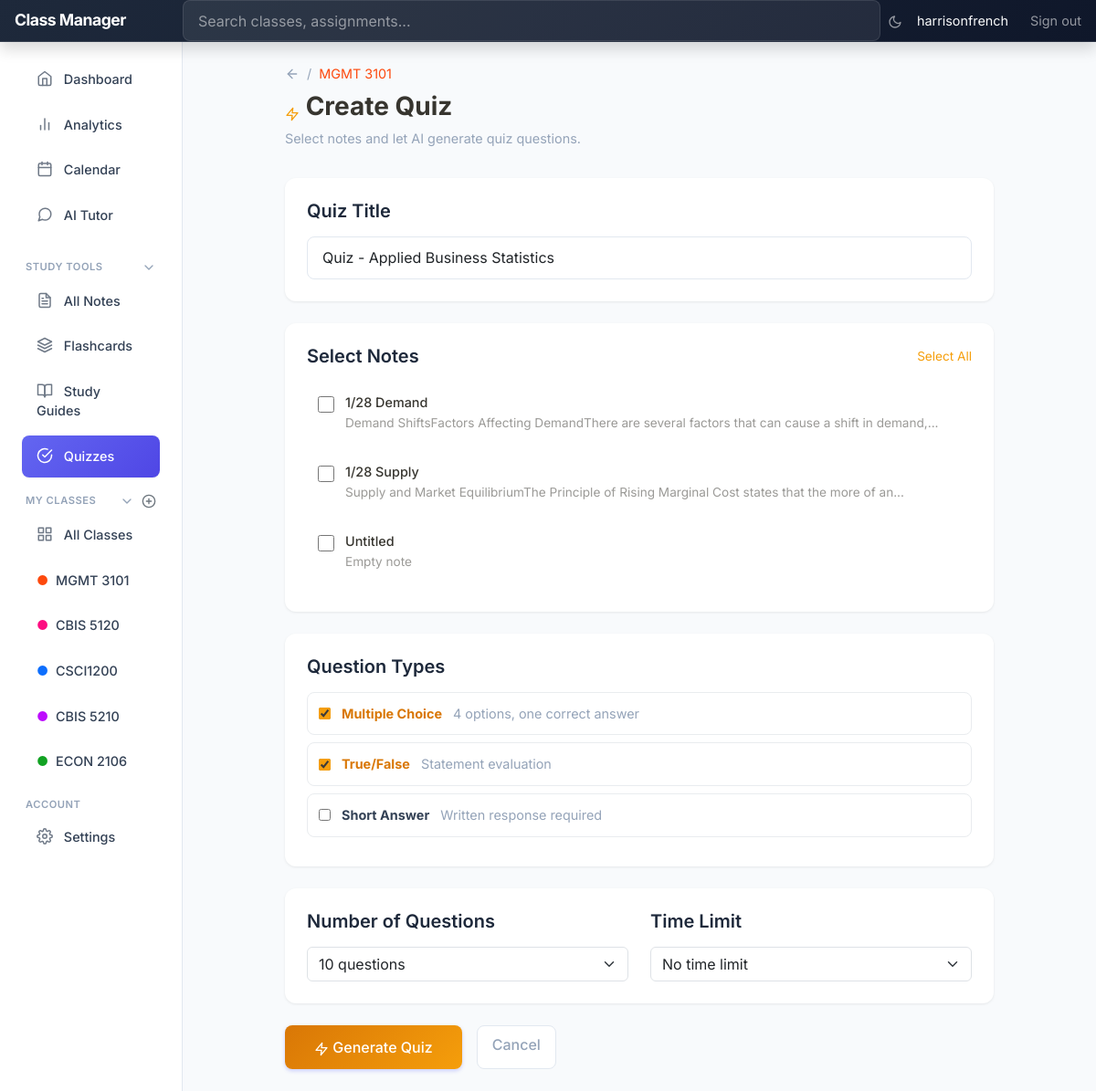
The app's page /quizzes/generate/5 (signed in) with its own data.
### tables this page shows
CREATE TABLE users (
            id INTEGER PRIMARY KEY AUTOINCREMENT,
            email TEXT UNIQUE NOT NULL,
            username TEXT UNIQUE NOT NULL,
            password_hash TEXT NOT NULL,
            created_at TIMESTAMP DEFAULT CURRENT_TIMESTAMP,
            updated_at TIMESTAMP DEFAULT CURRENT_TIMESTAMP
        );

CREATE TABLE classes (
            id INTEGER PRIMARY KEY AUTOINCREMENT,
            name TEXT NOT NULL,
            code TEXT,
            instructor TEXT,
            semester TEXT,
            color TEXT DEFAULT '#0d6efd',
            description TEXT,
            created_at TIMESTAMP DEFAULT CURRENT_TIMESTAMP,
            updated_at TIMESTAMP DEFAULT CURRENT_TIMESTAMP
        , syllabus_filename TEXT, user_id INTEGER REFERENCES users(id));

CREATE TABLE notes (
            id INTEGER PRIMARY KEY AUTOINCREMENT,
            class_id INTEGER NOT NULL,
            title TEXT NOT NULL DEFAULT 'Untitled',
            content TEXT DEFAULT '',
            is_pinned INTEGER DEFAULT 0,
            created_at TIMESTAMP DEFAULT CURRENT_TIMESTAMP,
            updated_at TIMESTAMP DEFAULT CURRENT_TIMESTAMP,
            FOREIGN KEY (class_id) REFERENCES classes (id) ON DELETE CASCADE
        );

### app/blueprints/quizzes.py (the view, shortened to what this page needs)
@quizzes.route('/generate/<int:class_id>', methods=['GET', 'POST'])
@login_required
def generate_quiz_page(class_id):
    db = get_db()
    cursor = db.execute(
        'SELECT * FROM classes WHERE id = ? AND user_id = ?',
        (class_id, session['user_id'])
    )
    class_data = cursor.fetchone()
    if not class_data:
        flash('Class not found.', 'error')
        return redirect(url_for('quizzes.list_quizzes'))
    cursor = db.execute('''
        SELECT * FROM notes WHERE class_id = ? ORDER BY updated_at DESC
    ''', (class_id,))
    notes = cursor.fetchall()
    return render_template('quizzes/generate.html', class_data=class_data, notes=notes)

### app/templates/quizzes/generate.html (shortened to what this page needs)
{% extends "dashboard_base.html" %}
{% block content %}
<div class="container-fluid py-4 generate-container">
    <div class="page-header">
        <div class="d-flex align-items-center gap-2 mb-2">
            <a href="{{ url_for('quizzes.list_quizzes') }}" class="text-decoration-none text-muted">
                <span data-feather="arrow-left"></span>
            </a>
            <span class="text-muted">/</span>
            <span style="color: {{ class_data.color }};">{{ class_data.code or class_data.name }}</span>
        </div>
        <h1>
            <span data-feather="zap" style="color: #f59e0b;"></span>
            Create Quiz
        </h1>
        <p class="text-muted">Select notes and let AI generate quiz questions.</p>
    </div>
    {% if notes %}
    <form method="POST" id="generateForm">
        <div class="options-section">
            <h5 class="mb-3">Quiz Title</h5>
            <input type="text" class="form-control" name="title" value="Quiz - {{ class_data.name }}" placeholder="Enter a title for your quiz">
        </div>
        <div class="note-selector">
            <div class="d-flex justify-content-between align-items-center mb-3">
                <h5 class="mb-0">Select Notes</h5>
                <span class="select-all-btn" onclick="toggleSelectAll()">Select All</span>
            </div>
            {% for note in notes %}
            <label class="note-item">
                <input type="checkbox" name="notes" value="{{ note.id }}">
                <div class="note-info">
                    <div class="note-title">{{ note.title or 'Untitled' }}</div>
                    <div class="note-preview">
                        {{ note.content|striptags|truncate(100) if note.content else 'Empty note' }}
                    </div>
                </div>
            </label>
            {% endfor %}
        </div>
        <div class="options-section">
            <h5 class="mb-3">Question Types</h5>
            <label class="question-type-option">
                <input type="checkbox" name="question_types" value="multiple_choice" checked>
                <div class="type-info">
                    <strong>Multiple Choice</strong>
                    <span class="text-muted ms-2">4 options, one correct answer</span>
                </div>
            </label>
            <label class="question-type-option">
                <input type="checkbox" name="question_types" value="true_false" checked>
                <div class="type-info">
                    <strong>True/False</strong>
                    <span class="text-muted ms-2">Statement evaluation</span>
                </div>
            </label>
            <label class="question-type-option">
                <input type="checkbox" name="question_types" value="short_answer">
                <div class="type-info">
                    <strong>Short Answer</strong>
                    <span class="text-muted ms-2">Written response required</span>
                </div>
            </label>
        </div>
        <div class="options-section">
            <div class="row">
                <div class="col-md-6 mb-3 mb-md-0">
                    <h5 class="mb-3">Number of Questions</h5>
                    <select class="form-select" name="num_questions">
                        <option value="10" selected>10 questions</option>
                    </select>
                </div>
                <div class="col-md-6">
                    <h5 class="mb-3">Time Limit</h5>
                    <select class="form-select" name="time_limit">
                        <option value="0">No time limit</option>
                    </select>
                </div>
            </div>
        </div>
        <div class="d-flex gap-3">
            <button type="submit" class="btn btn-primary generate-btn" id="generateBtn">
                <span data-feather="zap"></span>
                Generate Quiz
            </button>
            <a href="{{ url_for('quizzes.list_quizzes') }}" class="btn btn-outline-secondary">
                Cancel
            </a>
        </div>
    </form>
    {% endif %}
</div>
{% endblock %}

### app/templates/dashboard_base.html (shortened to what this page needs)
<!DOCTYPE html>
<html lang="en">
<head>
    <link href="https://cdn.jsdelivr.net/npm/bootstrap@5.3.0/dist/css/bootstrap.min.css" rel="stylesheet">
    <link href="{{ url_for('static', filename='css/dashboard.css') }}" rel="stylesheet">
</head>
<body>
    <header class="navbar navbar-dark sticky-top bg-dark flex-md-nowrap p-0 shadow">
        <a class="navbar-brand col-md-3 col-lg-2 me-0 px-3" href="{{ url_for('dashboard') }}">Class Manager</a>
        <form class="w-100" action="{{ url_for('search') }}" method="GET">
            <input class="form-control form-control-dark w-100" type="text" name="q" placeholder="Search classes, assignments..." aria-label="Search" style="color: #fff;">
        </form>
        <div class="navbar-nav">
            <div class="nav-item text-nowrap d-flex align-items-center">
                <button class="btn btn-link nav-link px-2" onclick="toggleTheme()" title="Toggle dark mode" style="font-size: 1.1rem;">
                    <span id="themeIcon" data-feather="moon"></span>
                </button>
                {% if g.user %}
                <span class="text-light px-2">{{ g.user.username }}</span>
                <a class="nav-link px-3" href="{{ url_for('auth.logout') }}">Sign out</a>
                {% else %}
                <a class="nav-link px-3" href="{{ url_for('auth.login') }}">Sign in</a>
                {% endif %}
            </div>
        </div>
    </header>
    <div class="container-fluid">
        <div class="row">
            <nav id="sidebarMenu" class="col-md-3 col-lg-2 d-md-block bg-light sidebar collapse">
                <div class="position-sticky pt-3 sidebar-sticky">
                    <ul class="nav flex-column">
                        <li class="nav-item">
                            <a class="nav-link {% if request.endpoint == 'dashboard' %}active{% endif %}" href="{{ url_for('dashboard') }}">
                                <span data-feather="home"></span>
                                Dashboard
                            </a>
                        </li>
                        <li class="nav-item">
                            <a class="nav-link {% if 'analytics' in request.endpoint %}active{% endif %}" href="{{ url_for('analytics.dashboard') }}">
                                <span data-feather="bar-chart-2"></span>
                                Analytics
                            </a>
                        </li>
                        <li class="nav-item">
                            <a class="nav-link {% if request.endpoint == 'calendar' %}active{% endif %}" href="{{ url_for('calendar') }}">
                                <span data-feather="calendar"></span>
                                Calendar
                            </a>
                        </li>
                        <li class="nav-item">
                            <a class="nav-link {% if 'ai_chat' in request.endpoint %}active{% endif %}" href="{{ url_for('ai_chat.chat_home') }}">
                                <span data-feather="message-circle"></span>
                                AI Tutor
                            </a>
                        </li>
                    </ul>
                    <h6 class="sidebar-heading d-flex justify-content-between align-items-center px-3 mt-4 mb-1 text-muted">
                        <a class="text-muted text-decoration-none d-flex align-items-center w-100" data-bs-toggle="collapse" href="#studyToolsCollapse" role="button" aria-expanded="true" aria-controls="studyToolsCollapse">
                            <span>Study Tools</span>
                            <span data-feather="chevron-down" class="ms-auto collapse-icon" style="width: 16px; height: 16px;"></span>
                        </a>
                    </h6>
                    <div class="collapse show" id="studyToolsCollapse">
                        <ul class="nav flex-column mb-2">
                            <li class="nav-item">
                                <a class="nav-link {% if request.endpoint == 'notes.list_notes' %}active{% endif %}" href="{{ url_for('notes.list_notes') }}">
                                    <span data-feather="file-text"></span>
                                    All Notes
                                </a>
                            </li>
                            <li class="nav-item">
                                <a class="nav-link {% if 'flashcards' in request.endpoint %}active{% endif %}" href="{{ url_for('flashcards.list_decks') }}">
                                    <span data-feather="layers"></span>
                                    Flashcards
                                </a>
                            </li>
                            <li class="nav-item">
                                <a class="nav-link {% if 'study_guides' in request.endpoint %}active{% endif %}" href="{{ url_for('study_guides.list_guides') }}">
                                    <span data-feather="book-open"></span>
                                    Study Guides
                                </a>
                            </li>
                            <li class="nav-item">
                                <a class="nav-link {% if 'quizzes' in request.endpoint %}active{% endif %}" href="{{ url_for('quizzes.list_quizzes') }}">
                                    <span data-feather="check-circle"></span>
                                    Quizzes
                                </a>
                            </li>
                        </ul>
                    </div>
                    <h6 class="sidebar-heading d-flex justify-content-between align-items-center px-3 mt-3 mb-1 text-muted">
                        <a class="text-muted text-decoration-none d-flex align-items-center flex-grow-1" data-bs-toggle="collapse" href="#classesCollapse" role="button" aria-expanded="true" aria-controls="classesCollapse">
                            <span>My Classes</span>
                            <span data-feather="chevron-down" class="ms-auto collapse-icon" style="width: 16px; height: 16px;"></span>
                        </a>
                        <a class="link-secondary ms-2" href="{{ url_for('classes.create_class') }}" aria-label="Add a new class">
                            <span data-feather="plus-circle"></span>
                        </a>
                    </h6>
                    <div class="collapse show" id="classesCollapse">
                        <ul class="nav flex-column mb-2">
                            <li class="nav-item">
                                <a class="nav-link {% if request.endpoint == 'classes.list_classes' %}active{% endif %}" href="{{ url_for('classes.list_classes') }}">
                                    <span data-feather="grid"></span>
                                    All Classes
                                </a>
                            </li>
                            {% if sidebar_classes %}
                                {% for class in sidebar_classes %}
                                <li class="nav-item">
                                    <a class="nav-link {% if request.endpoint == 'classes.view_class' and request.view_args.get('class_id') == class.id %}active{% endif %}" href="{{ url_for('classes.view_class', class_id=class.id) }}">
                                        <span class="me-1" style="color: {{ class.color }};">&#9679;</span>
                                        {{ class.code or class.name }}
                                    </a>
                                </li>
                                {% endfor %}
                            {% endif %}
                        </ul>
                    </div>
                    <h6 class="sidebar-heading d-flex justify-content-between align-items-center px-3 mt-3 mb-1 text-muted">
                        <span>Account</span>
                    </h6>
                    <ul class="nav flex-column mb-2">
                        <li class="nav-item">
                            <a class="nav-link {% if 'settings' in request.endpoint %}active{% endif %}" href="{{ url_for('settings.preferences') }}">
                                <span data-feather="settings"></span>
                                Settings
                            </a>
                        </li>
                    </ul>
                </div>
            </nav>
            <main class="col-md-9 ms-sm-auto col-lg-10 px-md-4">
                {% block content %}{% endblock %}
            </main>
        </div>
    </div>
</body>
</html>

### records on screen
users: user.username "harrisonfrench"
classes: code "MGMT 3101", title "Quiz - Applied Business Statistics"
classes: code "CBIS 5120"
classes: code "CSCI1200"
classes: code "CBIS 5210"
classes: code "ECON 2106"
notes: title "1/28 Demand", content "Demand ShiftsFactors Affecting DemandThere are several factors that can cause a shift in demand,..."
notes: title "1/28 Supply", content "Supply and Market EquilibriumThe Principle of Rising Marginal Cost states that the more of an..."
notes: title "Untitled", content "Empty note"
